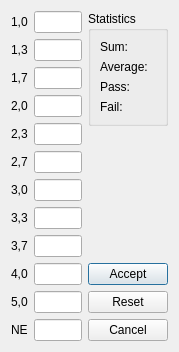
<?xml version="1.0" encoding="UTF-8"?>
<ui version="4.0">
 <class>ExamDialog</class>
 <widget class="QDialog" name="ExamDialog">
  <property name="geometry">
   <rect>
    <x>0</x>
    <y>0</y>
    <width>179</width>
    <height>326</height>
   </rect>
  </property>
  <property name="windowTitle">
   <string>Edit Exam</string>
  </property>
  <layout class="QHBoxLayout" name="horizontalLayout">
   <item>
    <layout class="QFormLayout" name="formLayout">
     <item row="0" column="0">
      <widget class="QLabel" name="label10">
       <property name="text">
        <string>1,0</string>
       </property>
      </widget>
     </item>
     <item row="0" column="1">
      <widget class="QLineEdit" name="lineEdit10"/>
     </item>
     <item row="1" column="0">
      <widget class="QLabel" name="label13">
       <property name="text">
        <string>1,3</string>
       </property>
      </widget>
     </item>
     <item row="1" column="1">
      <widget class="QLineEdit" name="lineEdit13"/>
     </item>
     <item row="2" column="0">
      <widget class="QLabel" name="label17">
       <property name="text">
        <string>1,7</string>
       </property>
      </widget>
     </item>
     <item row="2" column="1">
      <widget class="QLineEdit" name="lineEdit17"/>
     </item>
     <item row="3" column="0">
      <widget class="QLabel" name="label20">
       <property name="text">
        <string>2,0</string>
       </property>
      </widget>
     </item>
     <item row="3" column="1">
      <widget class="QLineEdit" name="lineEdit20"/>
     </item>
     <item row="4" column="0">
      <widget class="QLabel" name="label23">
       <property name="text">
        <string>2,3</string>
       </property>
      </widget>
     </item>
     <item row="4" column="1">
      <widget class="QLineEdit" name="lineEdit23"/>
     </item>
     <item row="5" column="0">
      <widget class="QLabel" name="label27">
       <property name="text">
        <string>2,7</string>
       </property>
      </widget>
     </item>
     <item row="5" column="1">
      <widget class="QLineEdit" name="lineEdit27"/>
     </item>
     <item row="6" column="0">
      <widget class="QLabel" name="label30">
       <property name="text">
        <string>3,0</string>
       </property>
      </widget>
     </item>
     <item row="6" column="1">
      <widget class="QLineEdit" name="lineEdit30"/>
     </item>
     <item row="7" column="0">
      <widget class="QLabel" name="label33">
       <property name="text">
        <string>3,3</string>
       </property>
      </widget>
     </item>
     <item row="7" column="1">
      <widget class="QLineEdit" name="lineEdit33"/>
     </item>
     <item row="8" column="0">
      <widget class="QLabel" name="label37">
       <property name="text">
        <string>3,7</string>
       </property>
      </widget>
     </item>
     <item row="8" column="1">
      <widget class="QLineEdit" name="lineEdit37"/>
     </item>
     <item row="9" column="0">
      <widget class="QLabel" name="label40">
       <property name="text">
        <string>4,0</string>
       </property>
      </widget>
     </item>
     <item row="9" column="1">
      <widget class="QLineEdit" name="lineEdit40"/>
     </item>
     <item row="10" column="0">
      <widget class="QLabel" name="label50">
       <property name="text">
        <string>5,0</string>
       </property>
      </widget>
     </item>
     <item row="10" column="1">
      <widget class="QLineEdit" name="lineEdit50"/>
     </item>
     <item row="11" column="0">
      <widget class="QLabel" name="labelNE">
       <property name="text">
        <string>NE</string>
       </property>
      </widget>
     </item>
     <item row="11" column="1">
      <widget class="QLineEdit" name="lineEditNE"/>
     </item>
    </layout>
   </item>
   <item>
    <layout class="QVBoxLayout" name="verticalLayout">
     <item>
      <widget class="QGroupBox" name="groupBox">
       <property name="title">
        <string>Statistics</string>
       </property>
       <layout class="QVBoxLayout" name="verticalLayout_2">
        <item>
         <widget class="QLabel" name="sumLabel">
          <property name="text">
           <string>Sum: </string>
          </property>
         </widget>
        </item>
        <item>
         <widget class="QLabel" name="avgLabel">
          <property name="text">
           <string>Average:</string>
          </property>
         </widget>
        </item>
        <item>
         <widget class="QLabel" name="passLabel">
          <property name="text">
           <string>Pass:</string>
          </property>
         </widget>
        </item>
        <item>
         <widget class="QLabel" name="failLabel">
          <property name="text">
           <string>Fail:</string>
          </property>
         </widget>
        </item>
       </layout>
      </widget>
     </item>
     <item>
      <spacer name="verticalSpacer">
       <property name="orientation">
        <enum>Qt::Vertical</enum>
       </property>
       <property name="sizeHint" stdset="0">
        <size>
         <width>20</width>
         <height>40</height>
        </size>
       </property>
      </spacer>
     </item>
     <item>
      <widget class="QPushButton" name="acceptButton">
       <property name="text">
        <string>Accept</string>
       </property>
      </widget>
     </item>
     <item>
      <widget class="QPushButton" name="resetButton">
       <property name="text">
        <string>Reset</string>
       </property>
      </widget>
     </item>
     <item>
      <widget class="QPushButton" name="cancelButton">
       <property name="text">
        <string>Cancel</string>
       </property>
      </widget>
     </item>
    </layout>
   </item>
  </layout>
 </widget>
 <resources/>
 <connections>
  <connection>
   <sender>cancelButton</sender>
   <signal>clicked()</signal>
   <receiver>ExamDialog</receiver>
   <slot>reject()</slot>
   <hints>
    <hint type="sourcelabel">
     <x>130</x>
     <y>308</y>
    </hint>
    <hint type="destinationlabel">
     <x>165</x>
     <y>209</y>
    </hint>
   </hints>
  </connection>
 </connections>
</ui>
